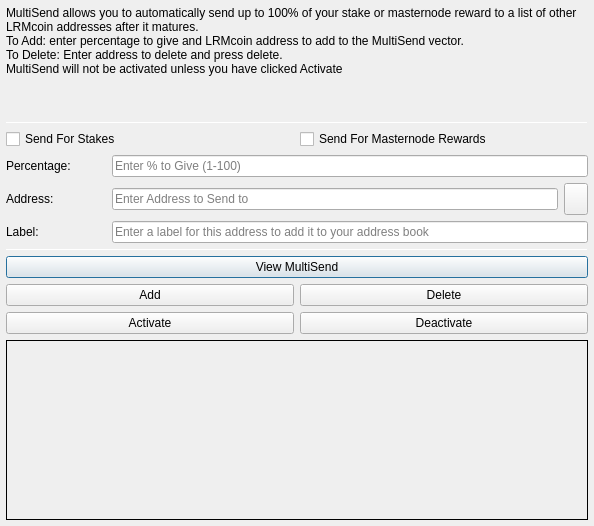
<?xml version="1.0" encoding="UTF-8"?>
<ui version="4.0">
 <class>MultiSendDialog</class>
 <widget class="QDialog" name="MultiSendDialog">
  <property name="windowModality">
   <enum>Qt::NonModal</enum>
  </property>
  <property name="geometry">
   <rect>
    <x>0</x>
    <y>0</y>
    <width>594</width>
    <height>526</height>
   </rect>
  </property>
  <property name="windowTitle">
   <string>MultiSend</string>
  </property>
  <layout class="QVBoxLayout" name="verticalLayout" stretch="0">
   <property name="leftMargin">
    <number>6</number>
   </property>
   <property name="topMargin">
    <number>6</number>
   </property>
   <property name="rightMargin">
    <number>6</number>
   </property>
   <property name="bottomMargin">
    <number>6</number>
   </property>
   <item>
    <layout class="QVBoxLayout" name="verticalLayout_Main" stretch="1,1,1,0,1,1,1">
     <item>
      <widget class="QLabel" name="label_2">
       <property name="lineWidth">
        <number>1</number>
       </property>
       <property name="text">
        <string>MultiSend allows you to automatically send up to 100% of your stake or masternode reward to a list of other LRMcoin addresses after it matures.
To Add: enter percentage to give and LRMcoin address to add to the MultiSend vector.
To Delete: Enter address to delete and press delete.
MultiSend will not be activated unless you have clicked Activate</string>
       </property>
       <property name="alignment">
        <set>Qt::AlignLeading|Qt::AlignLeft|Qt::AlignTop</set>
       </property>
       <property name="wordWrap">
        <bool>true</bool>
       </property>
      </widget>
     </item>
     <item>
      <widget class="Line" name="line">
       <property name="minimumSize">
        <size>
         <width>0</width>
         <height>1</height>
        </size>
       </property>
       <property name="maximumSize">
        <size>
         <width>16777215</width>
         <height>1</height>
        </size>
       </property>
       <property name="orientation">
        <enum>Qt::Horizontal</enum>
       </property>
      </widget>
     </item>
     <item>
      <layout class="QVBoxLayout" name="verticalLayout_Settings">
       <item>
        <layout class="QHBoxLayout" name="horizontalLayout">
         <item>
          <widget class="QCheckBox" name="multiSendStakeCheckBox">
           <property name="text">
            <string>Send For Stakes</string>
           </property>
          </widget>
         </item>
         <item>
          <widget class="QCheckBox" name="multiSendMasternodeCheckBox">
           <property name="text">
            <string>Send For Masternode Rewards</string>
           </property>
          </widget>
         </item>
        </layout>
       </item>
       <item>
        <layout class="QHBoxLayout" name="horizontalLayout_6">
         <item>
          <widget class="QLabel" name="label">
           <property name="minimumSize">
            <size>
             <width>100</width>
             <height>0</height>
            </size>
           </property>
           <property name="toolTip">
            <string>Percentage of stake to send</string>
           </property>
           <property name="text">
            <string>Percentage:</string>
           </property>
          </widget>
         </item>
         <item>
          <widget class="QLineEdit" name="multiSendPercentEdit">
           <property name="toolTip">
            <string>Enter whole numbers 1 - 100</string>
           </property>
           <property name="placeholderText">
            <string>Enter % to Give (1-100)</string>
           </property>
          </widget>
         </item>
        </layout>
       </item>
       <item>
        <layout class="QHBoxLayout" name="horizontalLayout_7">
         <item>
          <widget class="QLabel" name="label_5">
           <property name="minimumSize">
            <size>
             <width>100</width>
             <height>0</height>
            </size>
           </property>
           <property name="toolTip">
            <string>Address to send portion of stake to</string>
           </property>
           <property name="text">
            <string>Address:</string>
           </property>
          </widget>
         </item>
         <item>
          <widget class="QLineEdit" name="multiSendAddressEdit">
           <property name="toolTip">
            <string/>
           </property>
           <property name="placeholderText">
            <string>Enter Address to Send to</string>
           </property>
          </widget>
         </item>
         <item>
          <widget class="QToolButton" name="addressBookButton">
           <property name="maximumSize">
            <size>
             <width>16777215</width>
             <height>32</height>
            </size>
           </property>
           <property name="toolTip">
            <string>Choose an address from the address book</string>
           </property>
           <property name="text">
            <string/>
           </property>
           <property name="icon">
            <iconset resource="../lrmcoin.qrc">
             <normaloff>:/icons/address-book</normaloff>:/icons/address-book</iconset>
           </property>
           <property name="shortcut">
            <string>Alt+A</string>
           </property>
          </widget>
         </item>
        </layout>
       </item>
      </layout>
     </item>
     <item>
      <layout class="QHBoxLayout" name="horizontalLayout_3">
       <item>
        <widget class="QLabel" name="label_3">
         <property name="minimumSize">
          <size>
           <width>100</width>
           <height>0</height>
          </size>
         </property>
         <property name="text">
          <string>Label:</string>
         </property>
        </widget>
       </item>
       <item>
        <widget class="QLineEdit" name="labelAddressLabelEdit">
         <property name="placeholderText">
          <string>Enter a label for this address to add it to your address book</string>
         </property>
        </widget>
       </item>
      </layout>
     </item>
     <item>
      <widget class="Line" name="line_2">
       <property name="minimumSize">
        <size>
         <width>0</width>
         <height>1</height>
        </size>
       </property>
       <property name="maximumSize">
        <size>
         <width>16777215</width>
         <height>1</height>
        </size>
       </property>
       <property name="orientation">
        <enum>Qt::Horizontal</enum>
       </property>
      </widget>
     </item>
     <item>
      <layout class="QVBoxLayout" name="verticalLayout_Buttons">
       <item>
        <layout class="QHBoxLayout" name="horizontalLayout_4">
         <item>
          <widget class="QPushButton" name="viewButton">
           <property name="toolTip">
            <string/>
           </property>
           <property name="statusTip">
            <string>View MultiSend Vector</string>
           </property>
           <property name="text">
            <string>View MultiSend</string>
           </property>
          </widget>
         </item>
        </layout>
       </item>
       <item>
        <layout class="QHBoxLayout" name="horizontalLayout_2">
         <item>
          <widget class="QPushButton" name="addButton">
           <property name="toolTip">
            <string/>
           </property>
           <property name="statusTip">
            <string>Add to MultiSend Vector</string>
           </property>
           <property name="text">
            <string>Add</string>
           </property>
          </widget>
         </item>
         <item>
          <widget class="QPushButton" name="deleteButton">
           <property name="toolTip">
            <string/>
           </property>
           <property name="statusTip">
            <string>Delete Address From MultiSend Vector</string>
           </property>
           <property name="text">
            <string>Delete</string>
           </property>
          </widget>
         </item>
        </layout>
       </item>
       <item>
        <layout class="QHBoxLayout" name="horizontalLayout_5">
         <item>
          <widget class="QPushButton" name="activateButton">
           <property name="statusTip">
            <string>Activate MultiSend</string>
           </property>
           <property name="text">
            <string>Activate</string>
           </property>
          </widget>
         </item>
         <item>
          <widget class="QPushButton" name="disableButton">
           <property name="statusTip">
            <string>Deactivate MultiSend</string>
           </property>
           <property name="text">
            <string>Deactivate</string>
           </property>
          </widget>
         </item>
        </layout>
       </item>
      </layout>
     </item>
     <item>
      <widget class="QLabel" name="message">
       <property name="minimumSize">
        <size>
         <width>0</width>
         <height>180</height>
        </size>
       </property>
       <property name="frameShape">
        <enum>QFrame::Panel</enum>
       </property>
       <property name="frameShadow">
        <enum>QFrame::Plain</enum>
       </property>
       <property name="lineWidth">
        <number>1</number>
       </property>
       <property name="midLineWidth">
        <number>1</number>
       </property>
       <property name="text">
        <string/>
       </property>
       <property name="alignment">
        <set>Qt::AlignLeading|Qt::AlignLeft|Qt::AlignTop</set>
       </property>
       <property name="wordWrap">
        <bool>true</bool>
       </property>
      </widget>
     </item>
    </layout>
   </item>
  </layout>
 </widget>
 <resources>
  <include location="../lrmcoin.qrc"/>
 </resources>
 <connections/>
</ui>
